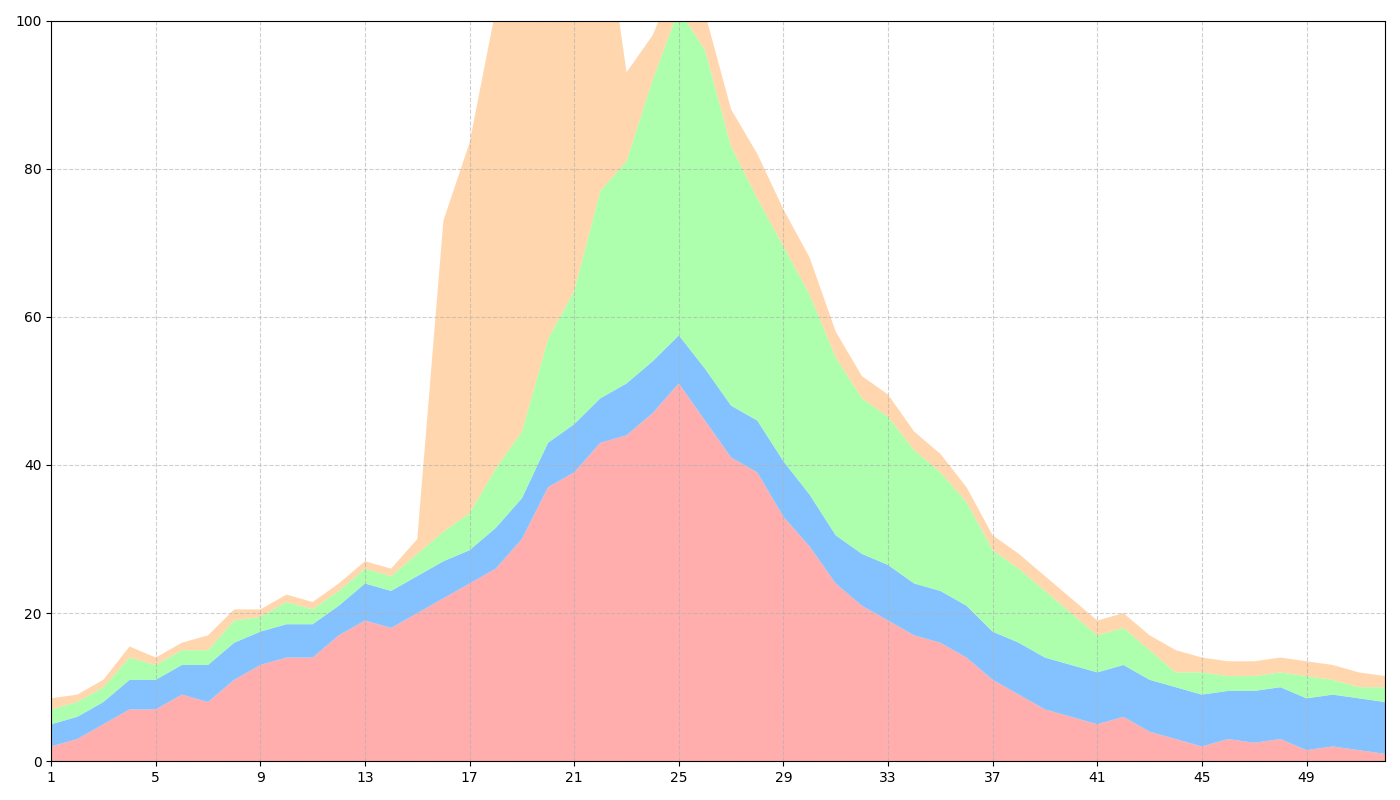

The script that drew this image:
import matplotlib.pyplot as plt
import numpy as np

# Weeks numbering for the x-axis (total 52 weeks in a year)
weeks = np.arange(1, 53)

# Manually altered weekly sales data for each fruit (in kilograms)
sales_apples = [2, 3, 5, 7, 7, 9, 8, 11, 13, 14, 14, 17, 19, 18, 20, 22, 24, 26, 30, 37, 39, 43, 44, 47, 51, 46, 41, 39, 33, 29, 24, 21, 19, 17, 16, 14, 11, 9, 7, 6, 5, 6, 4, 3, 2, 3, 2.5, 3, 1.5, 2, 1.5, 1]
sales_bananas = [3, 3, 3, 4, 4, 4, 5, 5, 4.5, 4.5, 4.5, 4, 5, 5, 5, 5, 4.5, 5.5, 5.5, 6, 6.5, 6, 7, 7, 6.5, 7, 7, 7, 7.5, 7, 6.5, 7, 7.5, 7, 7, 7, 6.5, 7, 7, 7, 7, 7, 7, 7, 7, 6.5, 7, 7, 7, 7, 7, 7]
sales_cherries = [2, 2, 2, 3, 2, 2, 2, 3, 2, 3, 2, 2, 2, 2, 3, 4, 5, 8, 9, 14, 18, 28, 30, 38, 44, 43, 35, 30, 29, 27, 24, 21, 20, 18, 16, 14, 11, 10, 9, 7, 5, 5, 4, 2, 3, 2, 2, 2, 3, 2, 1.5, 2]
sales_dates = [1.5, 1, 1, 1.5, 1, 1, 2, 1.5, 1, 1, 1, 1, 1, 1, 2, 42, 50, 62, 75, 78, 61, 41, 12, 6, 5, 5, 5, 6, 5, 5, 3.5, 3, 3, 2.5, 2.5, 2, 2, 2, 2, 2, 2, 2, 2, 3, 2, 2, 2, 2, 2, 2, 2, 1.5]

# Combined data for Stacked Area Plot
sales_data = np.vstack([sales_apples, sales_bananas, sales_cherries, sales_dates])

# Define the colors for each fruit
colors = ['#ff9999', '#66b3ff', '#99ff99', '#ffcc99']

# Create a figure with a single subplot
fig, ax = plt.subplots(figsize=(14, 8))

# Plot the stacked area chart
ax.stackplot(weeks, sales_data, colors=colors, alpha=0.8)

# Customize grid
ax.grid(linestyle='--', alpha=0.6)
ax.set_xticks(np.arange(1, 53, 4))
ax.set_xlim(1, 52)
ax.set_ylim(0, 100)

# Automatically adjust layout to prevent overlap
plt.tight_layout()

# Show the plot
plt.show()
